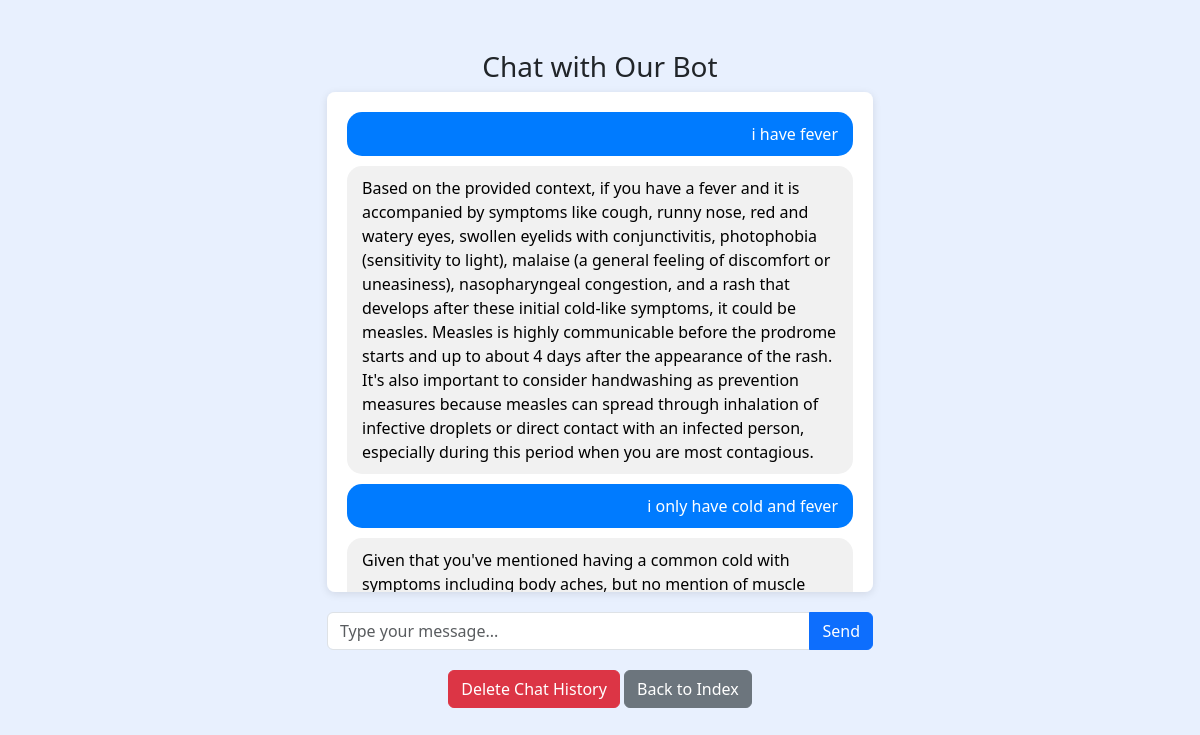
Page /chat on the committed database.
### app.py (models this page shows)
class ChatHistory(db.Model):
    id = db.Column(db.Integer, primary_key=True)
    user_message = db.Column(db.Text, nullable=False)
    bot_response = db.Column(db.Text, nullable=False)

### app.py (the view, shortened to what this page needs)
@app.route('/chat', methods=['GET', 'POST'])
def chat():
    chat_history = ChatHistory.query.all()
    return render_template('chat.html', chat_history=chat_history)

### templates/templates/chat.html (shortened to what this page needs)
<!DOCTYPE html>
<html lang="en">
<head>
    <link href="https://cdn.jsdelivr.net/npm/bootstrap@5.3.0-alpha1/dist/css/bootstrap.min.css" rel="stylesheet">
</head>
<body>
    <div class="container fade-in">
        <div class="row justify-content-center">
            <div class="col-md-6">
                <h3 class="text-center">Chat with Our Bot</h3>
                <div class="chat-container">
                    {% if chat_history %}
                        {% for chat in chat_history %}
                            <div class="user-message">
                                <div class="message user">{{ chat.user_message }}</div>
                            </div>
                            <div class="bot-response">
                                <div class="message bot">{{ chat.bot_response }}</div>
                            </div>
                        {% endfor %}
                    {% else %}
                        <div class="bot-response">
                            <div class="message bot">Hello! How can I assist you today?</div>
                        </div>
                    {% endif %}
                </div>
                <form method="POST" action="/chat">
                    <div class="input-group">
                        <input type="text" name="message" class="form-control" placeholder="Type your message..." required>
                        <button class="btn btn-primary" type="submit">Send</button>
                    </div>
                </form>
                <div class="btn-container">
                    <form action="/delete_chat_history" method="POST" style="display: inline;">
                        <button type="submit" class="btn btn-danger">Delete Chat History</button>
                    </form>
                    <a href="/" class="btn btn-secondary">Back to Index</a>
                </div>
            </div>
        </div>
    </div>
</body>
</html>

### templates/templates/chat.html (style rules this page uses)
body { background-color: #e8f0fe; }
.container { margin-top: 50px; }
.chat-container { max-height: 500px; overflow-y: auto; background-color: #fff; padding: 20px; border-radius: 8px; box-shadow: 0px 2px 8px rgba(0, 0, 0, 0.1); }
.user-message { text-align: right; margin-bottom: 10px; }
.bot-response { text-align: left; margin-bottom: 10px; }
.message { padding: 10px 15px; border-radius: 15px; }
.message.user { background-color: #007bff; color: white; }
.message.bot { background-color: #f1f1f1; color: black; }
.input-group { margin-top: 20px; }
.fade-in { animation: fadeIn 1s ease-in-out; }
.btn-container { margin-top: 20px; text-align: center; }

### rows in the picture
ChatHistory: user_message "i have fever", bot_response "Based on the provided context, if you have a fever and it is accompanied by symptoms like cough, runny nose, red and watery eyes, swollen eyelids with conjunctivitis, photophobia (sensitivity to light), malaise (a general feeling of discomfort or uneasiness), nasopharyngeal congestion, and a rash that develops after these initial cold-like symptoms, it could be measles. Measles is highly communicable before the prodrome starts and up to about 4 days after the appearance of the rash. It's also important to consider handwashing as prevention measures because measles can spread through inhalation of infective droplets or direct contact with an infected person, especially during this period…"
ChatHistory: user_message "i only have cold and fever", bot_response "Given that you've mentioned having a common cold with symptoms including body aches, but no mention of muscle…"
